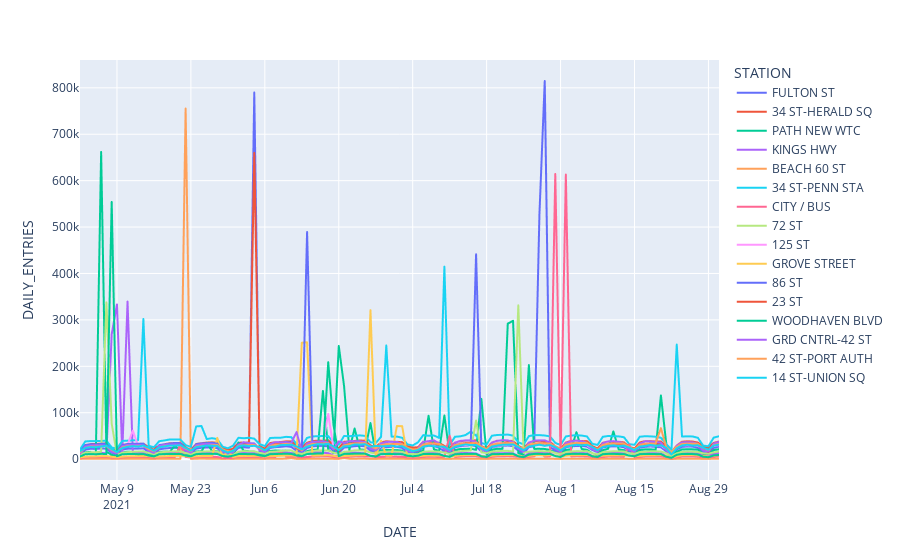

The notebook cell saved with this chart:
### Code cell
#sns.displot(penguins, x="flipper_length_mm", hue="species", kind="kde")

import plotly.express as px

# Without transparency
px.line(data_frame=top10_stations_daily_df, x=top10_stations_daily_df.DATE , y= top10_stations_daily_df.DAILY_ENTRIES, color="STATION" )
